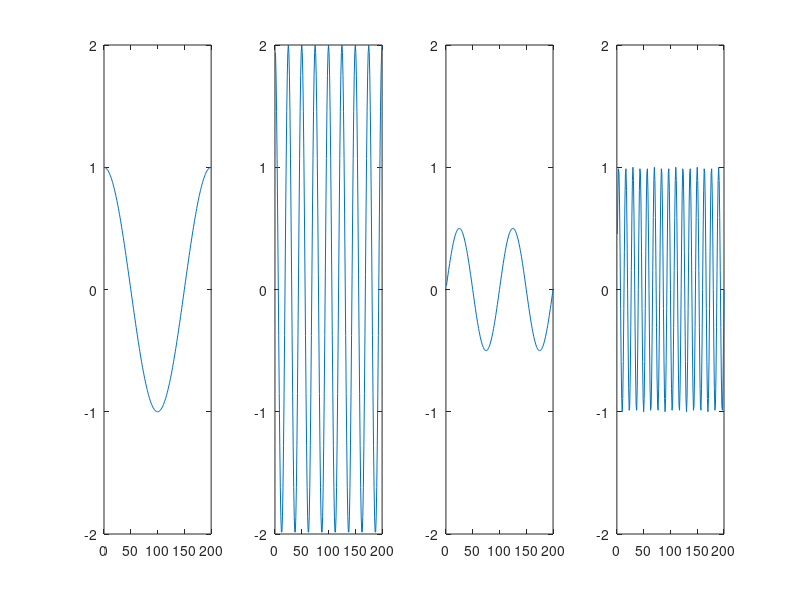
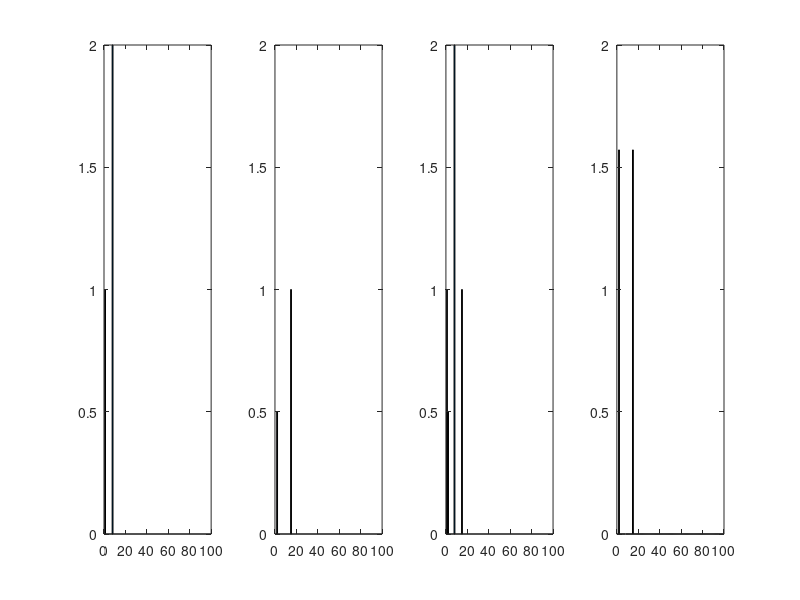

These figures' MATLAB source, in order:


support = 1:200;

cos1 = cos(2*pi*1*support/length(support));
cos8 = 2*cos(2*pi*8*support/length(support));
sin2 = 0.5*sin(2*pi*2*support/length(support));
sin15 = sin(2*pi*15*support/length(support));

figure();
set(gcf,'color','w');

subplot(1,4,1)
plot(cos1);
axis([0 200 -2 2])
subplot(1,4,2)
plot(cos8);
axis([0 200 -2 2])
subplot(1,4,3)
plot(sin2);
axis([0 200 -2 2])
subplot(1,4,4)
plot(sin15);
axis([0 200 -2 2])



x = cos1+cos8+sin2+sin15 ;
%plot(x)
spec = fft(x)
%stem(real(spec)/(0.5*length(support)))
%plot(x,'k')

fftSupport = 0:length(support)/2;
specRe = zeros(1,length(support)/2+1);
specRe(2) = 1;
specRe(9) = 2;

specIm = zeros(1,length(support)/2+1);
specIm(3) = 0.5;
specIm(16) = 1;

figure();
subplot(1,4,1)
bar(fftSupport,specRe)
axis([0 100 0 2])
subplot(1,4,2)
bar(fftSupport,specIm)
axis([0 100 0 2])

mag = sqrt(specRe.^2 + specIm.^2);
phi = atan(specIm./specRe);

subplot(1,4,3)
bar(fftSupport,mag)
axis([0 100 0 2])

subplot(1,4,4)
bar(fftSupport,phi)
axis([0 100 0 2])


